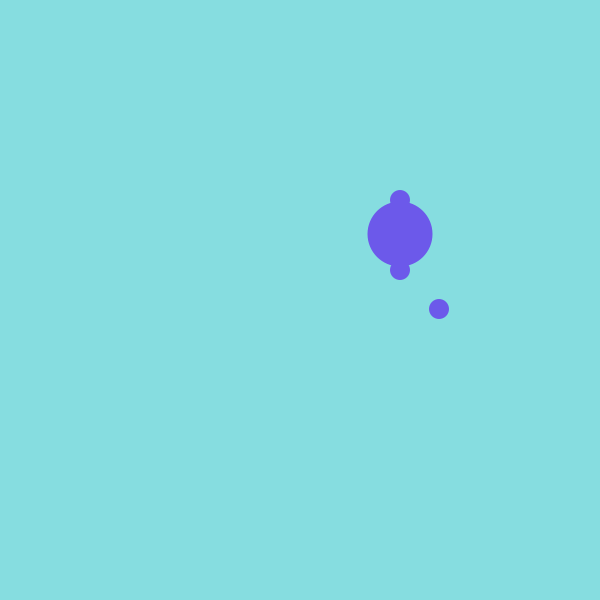
Frame 1 (no input)
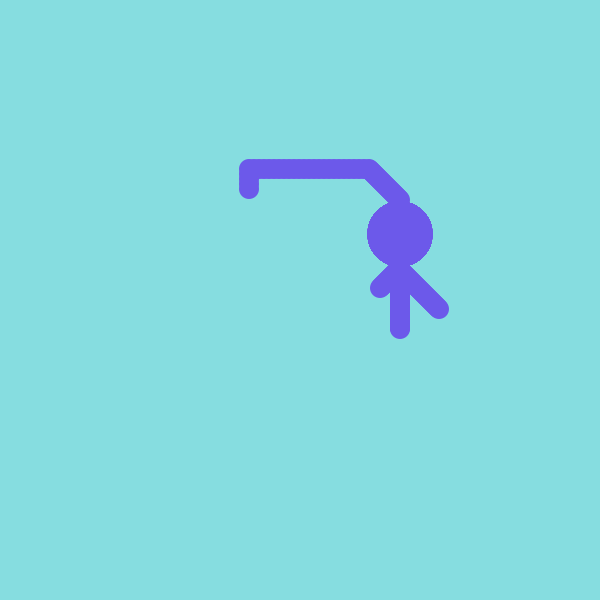
Frame 60 (the mouse pressed at the canvas centre just before this capture)
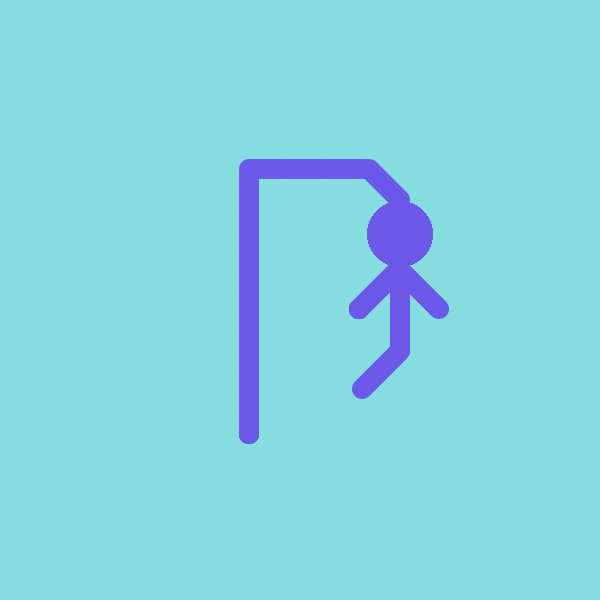
Frame 120 (the mouse held since frame 60 and released just before this capture)

The Processing sketch that drew these frames (run headless with seeded random() and noise(); from frame 60 on, the mouse is pressed at the canvas centre):

// Processing sketch: processing_50660
// ── processing_50660.pde

//katy law
//1-31-2012
//Create a Processing sketch that explores motion 
//using variables, math operators and conditionals. 

//declare
int x;//declare variable x of type int //the hanger
int y;
int directionx;
int directiony;

int xx;//the arms
int yy;
int dirxx;
int diryy;

int xxx;//the body and leg
int yyy;
int dirxxx;
int diryyy;



 
//run once
void setup(){
  size(600,600);
  background(#86dde0);
  smooth();
  //assign
  x=400;//assign 20 to x
  y=200;
  xx=440;
  yy=310;
  xxx=400;
  yyy=270;
  
 
//directionx=0;//assign _ to directionx
//directiony=-1;
dirxx=-1;//assign first direction to arm
diryy=-1;

 
}
 
//run 60 fps
void draw(){
  x+=directionx;//x=x+directionx //the hanger
  y+=directiony;//y=y+directiony
  if(x<401){
    directionx=-1;
    directiony=-1;
  }
  if(x<370){
    directionx=-5;
    directiony=0;
  }
  if(x<250){
    directionx=0;
    directiony=5;
 
  }
  if(y>430){
  directionx=0;
  directiony=0;
  
  }


  xx+=dirxx;//arms
  yy+=diryy;
  if(xx<520){
  dirxx=-1;
  diryy=-1;


  if(xx<400){
  dirxx=-1;
  diryy=1;
}
  if(xx<360){
  dirxx=0;
  diryy=0;
  }

  xxx+=dirxxx;//body and leg
  yyy+=diryyy;
  if(yyy>201){
  dirxxx=0;
  diryyy=1;
}
  if(yyy>350){
  dirxxx=-1;
  diryyy=1;
}
  if(yyy>390){
    dirxxx=0;
    diryyy=0;
  }


  noStroke();
  fill(#6c59ea);
  ellipse(x,y,20,20);
  
    noStroke();
  fill(#6c59ea);
  ellipse(xx,yy,20,20);
  
noStroke();
  fill(#6c59ea);
  ellipse(xxx,yyy,20,20);
  
  ellipse(400,234,65,65);
  

  
    }
}                               
